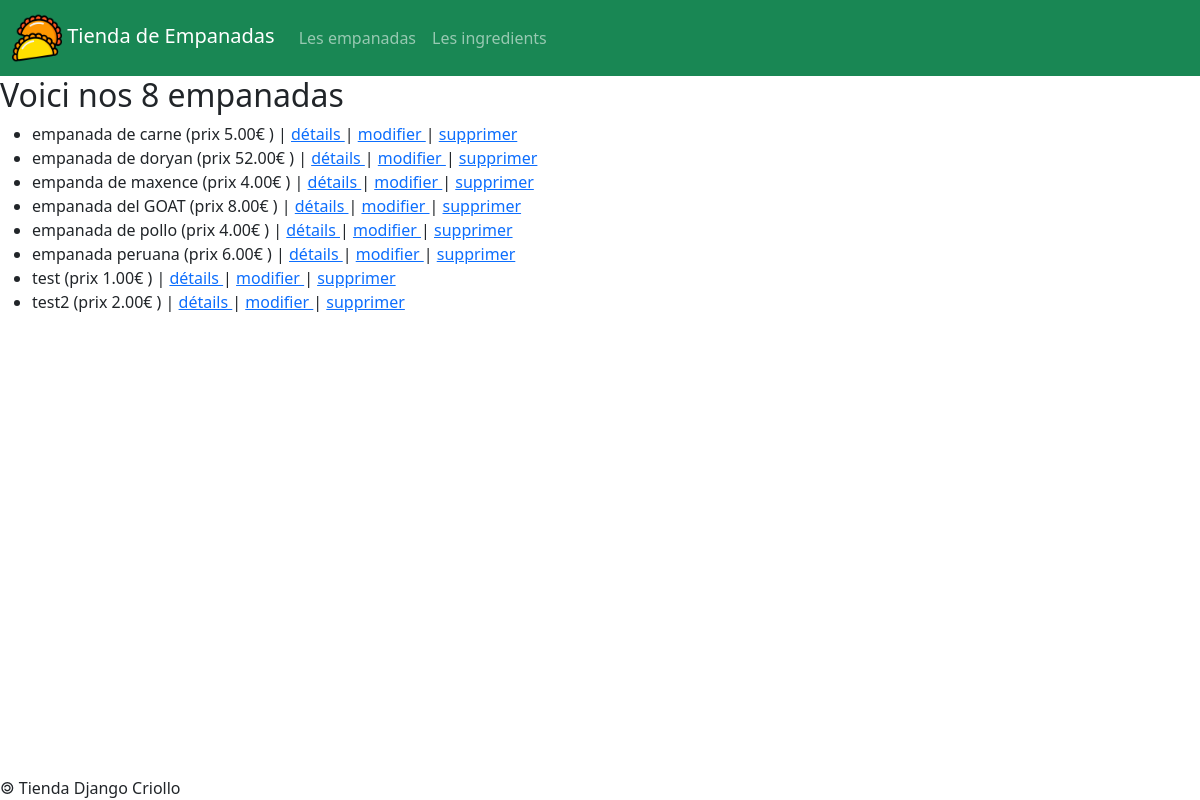
The page /empanadas/ on the database as committed earlier.
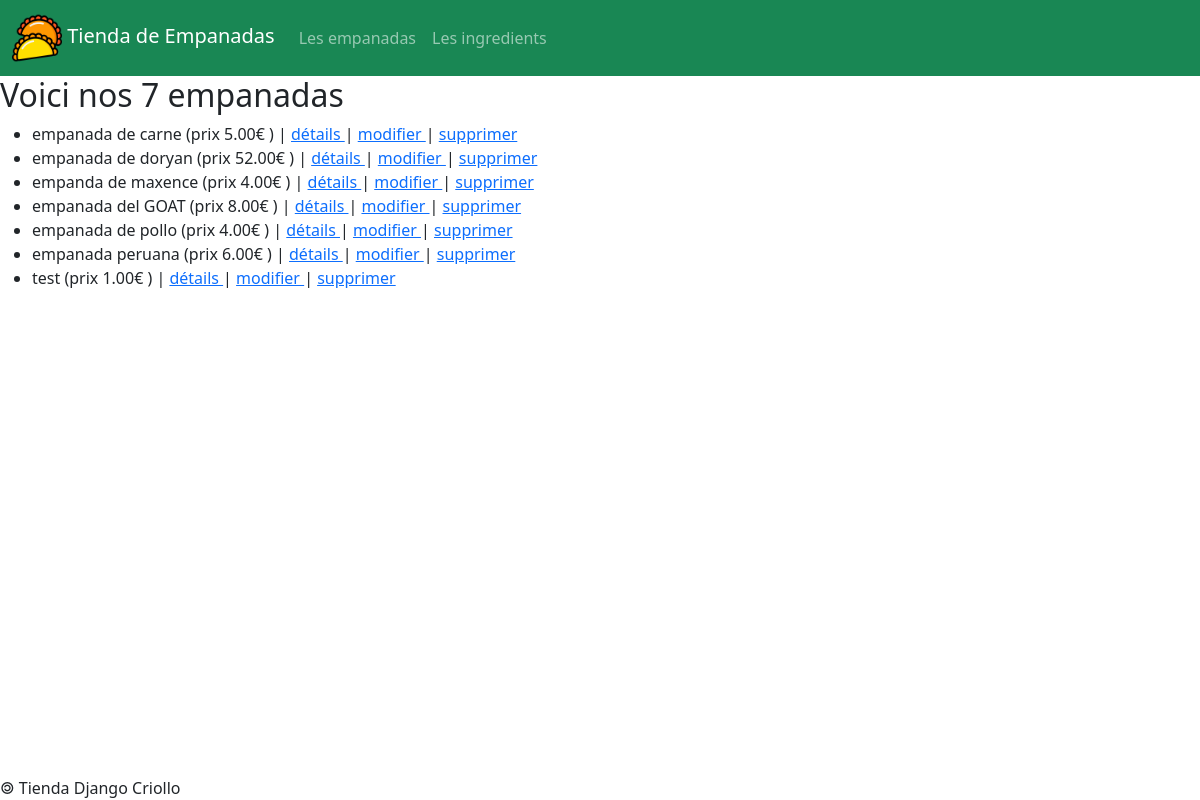
The same page on the database as committed later.
### empanadas/models.py (models this page shows)
class Empanada(models.Model):
    idEmpanada = models.AutoField( primary_key = True )
    nomEmpanada = models.CharField( max_length = 50 )
    prix = models.DecimalField( max_digits = 6, decimal_places = 2 )
    def __str__(self) :
        return self.nomEmpanada + ' (prix ' + str(self.prix) + '€ )'

### empanadas/views.py (the view)
# urls.py: path( 'empanadas/', views.empanadas),
def empanadas(request):
    lesEmpanadas = Empanada.objects.all()
    return render(
            request,
            'empanadas/empanadas.html',
            {'empanadas' : lesEmpanadas}
            )

### empanadas/templates/empanadas/empanadas.html (shortened to what this page needs)
{% extends 'empanadas/base.html' %}
{% block main %}
<h2> Voici nos {{empanadas|length}} empanadas </h2>
<ul>
	{% for emp in empanadas %}
	<li>
		{{emp}}
		| <a href="/empanadas/{{emp.idEmpanada}}"> détails </a>
		| <a href="/empanadas/{{emp.idEmpanada}}/update"> modifier </a>
		| <a href="/empanadas/{{emp.idEmpanada}}/delete"> supprimer </a>
	</li>
	{% endfor %}
</ul>
{% endblock %}

Rows that differ between the two databases and show on the page:
removed Empanada: nomEmpanada+prix "test2 (prix 2.00€ )"
Other text that changed with them:
{{ empanadas|length }}: "8" → "7"
